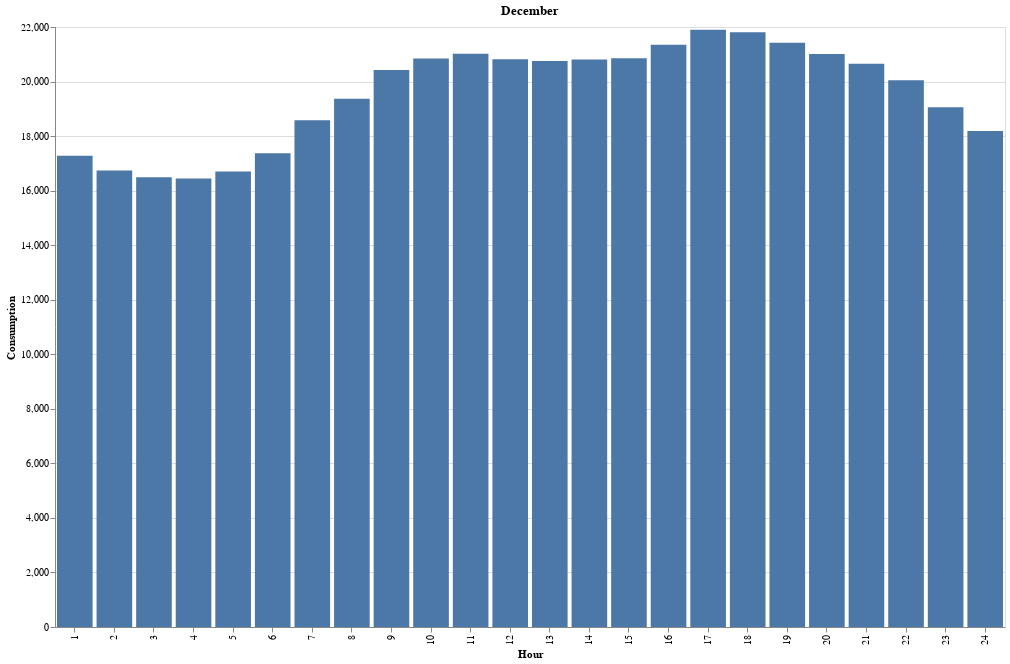
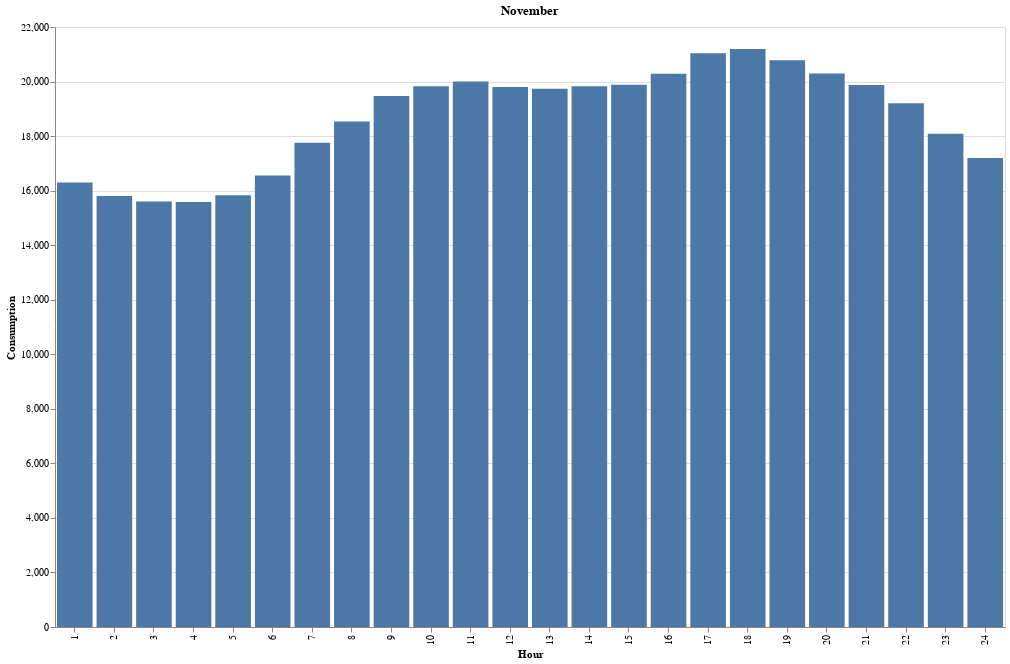
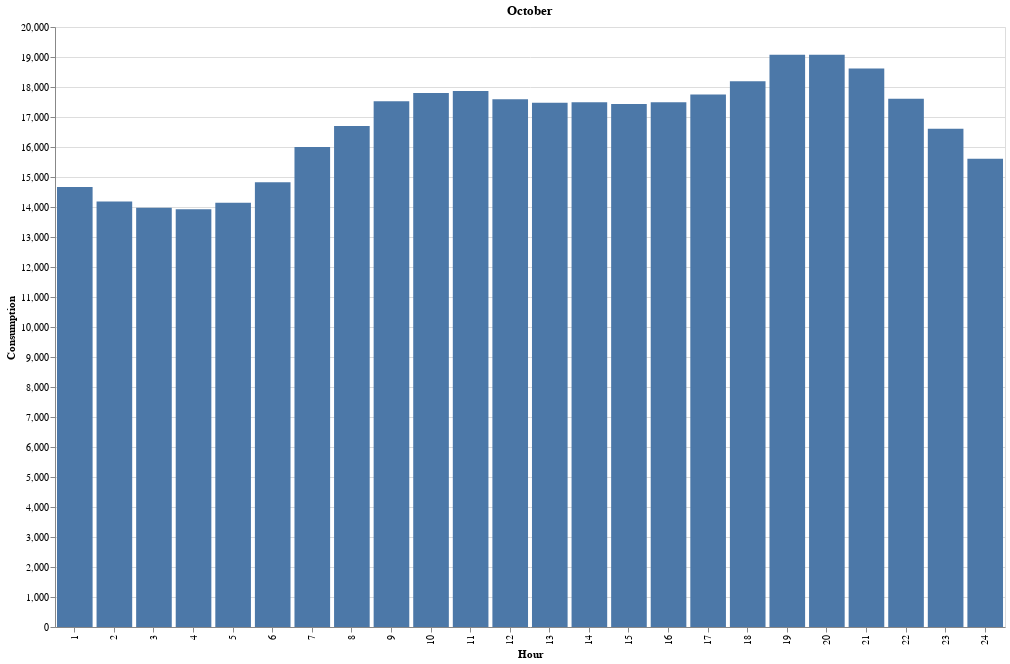
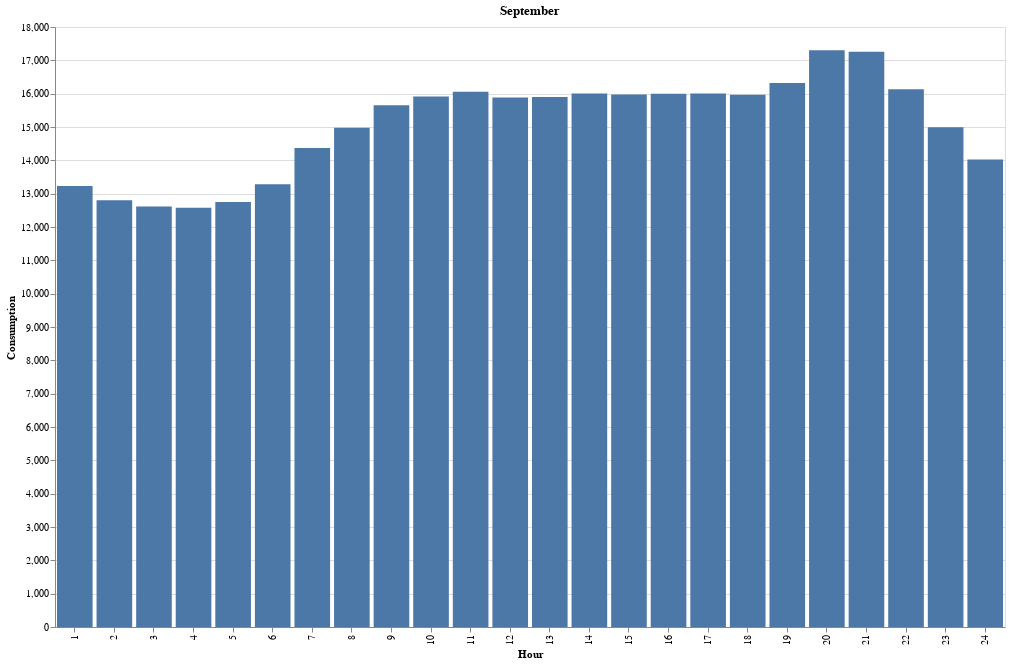

Write notebook code for charts like these, in order.
### Markdown cell above
## Як змінюється споживання електроенергії впродовж доби у розрізі місяців року та пір року?

### Code cell
months = ["January", "February", "March", "April", "May", "June", "July", "August", "September", "October", "November", "December"]
columns = ['Hour', 'Consumption']


for month in range(12, 0, -1):
    hourly_gen_df = pd.DataFrame(columns = columns)
    hourly_rows = []
    for hour in range(24, 0, -1):
        mean = df.loc[(df['hour'] == str(hour)) & (df['month'].str.contains(pat = str(month))), 'CONSUMPTION'].mean()
        row = [hour, mean]
        zipped = zip(columns, row)
        row_dictionary = dict(zipped)
        hourly_rows.append(row_dictionary)
    
    
    hourly_gen_df = hourly_gen_df.append(hourly_rows)

    display(alt.Chart(hourly_gen_df, title=months[month-1]).mark_bar().encode(
    x = alt.X('Hour:O'),
    y = alt.Y('Consumption:Q'),
    
    ).properties(width = 950, height = 600))

### Figure 1 — Vega-Lite specification as saved in the notebook (floating-point values rounded to 4 significant figures)
{"config": {"view": {"continuousWidth": 400, "continuousHeight": 300}}, "data": {"name": "data-1788526e256c6b89f797c3faf1dae608"}, "mark": "bar", "encoding": {"x": {"type": "ordinal", "field": "Hour"}, "y": {"type": "quantitative", "field": "Consumption"}}, "height": 600, "title": "December", "width": 950, "$schema": "https://vega.github.io/schema/vega-lite/v4.8.1.json", "datasets": {"data-1788526e256c6b89f797c3faf1dae608": [{"Hour": 24, "Consumption": 18190.0}, {"Hour": 23, "Consumption": 19050.0}, {"Hour": 22, "Consumption": 20050.0}, {"Hour": 21, "Consumption": 20650.0}, {"Hour": 20, "Consumption": 21010.0}, {"Hour": 19, "Consumption": 21420.0}, {"Hour": 18, "Consumption": 21800.0}, {"Hour": 17, "Consumption": 21900.0}, {"Hour": 16, "Consumption": 21350.0}, {"Hour": 15, "Consumption": 20860.0}, {"Hour": 14, "Consumption": 20810.0}, {"Hour": 13, "Consumption": 20750.0}, {"Hour": 12, "Consumption": 20820.0}, {"Hour": 11, "Consumption": 21020.0}, {"Hour": 10, "Consumption": 20850.0}, {"Hour": 9, "Consumption": 20420.0}, {"Hour": 8, "Consumption": 19370.0}, {"Hour": 7, "Consumption": 18580.0}, {"Hour": 6, "Consumption": 17370.0}, {"Hour": 5, "Consumption": 16700.0}, {"Hour": 4, "Consumption": 16440.0}, {"Hour": 3, "Consumption": 16490.0}, {"Hour": 2, "Consumption": 16730.0}, {"Hour": 1, "Consumption": 17280.0}]}}

### Figure 2 — Vega-Lite specification as saved in the notebook (floating-point values rounded to 4 significant figures)
{"config": {"view": {"continuousWidth": 400, "continuousHeight": 300}}, "data": {"name": "data-9693b5cee7fae217ab51b1abdecf4613"}, "mark": "bar", "encoding": {"x": {"type": "ordinal", "field": "Hour"}, "y": {"type": "quantitative", "field": "Consumption"}}, "height": 600, "title": "November", "width": 950, "$schema": "https://vega.github.io/schema/vega-lite/v4.8.1.json", "datasets": {"data-9693b5cee7fae217ab51b1abdecf4613": [{"Hour": 24, "Consumption": 17190.0}, {"Hour": 23, "Consumption": 18080.0}, {"Hour": 22, "Consumption": 19200.0}, {"Hour": 21, "Consumption": 19880.0}, {"Hour": 20, "Consumption": 20300.0}, {"Hour": 19, "Consumption": 20780.0}, {"Hour": 18, "Consumption": 21190.0}, {"Hour": 17, "Consumption": 21040.0}, {"Hour": 16, "Consumption": 20290.0}, {"Hour": 15, "Consumption": 19880.0}, {"Hour": 14, "Consumption": 19830.0}, {"Hour": 13, "Consumption": 19740.0}, {"Hour": 12, "Consumption": 19800.0}, {"Hour": 11, "Consumption": 20000.0}, {"Hour": 10, "Consumption": 19830.0}, {"Hour": 9, "Consumption": 19470.0}, {"Hour": 8, "Consumption": 18530.0}, {"Hour": 7, "Consumption": 17750.0}, {"Hour": 6, "Consumption": 16560.0}, {"Hour": 5, "Consumption": 15830.0}, {"Hour": 4, "Consumption": 15580.0}, {"Hour": 3, "Consumption": 15600.0}, {"Hour": 2, "Consumption": 15800.0}, {"Hour": 1, "Consumption": 16300.0}]}}

### Figure 3 — Vega-Lite specification as saved in the notebook (floating-point values rounded to 4 significant figures)
{"config": {"view": {"continuousWidth": 400, "continuousHeight": 300}}, "data": {"name": "data-b43b67e629e6865ba65e690cd3898037"}, "mark": "bar", "encoding": {"x": {"type": "ordinal", "field": "Hour"}, "y": {"type": "quantitative", "field": "Consumption"}}, "height": 600, "title": "October", "width": 950, "$schema": "https://vega.github.io/schema/vega-lite/v4.8.1.json", "datasets": {"data-b43b67e629e6865ba65e690cd3898037": [{"Hour": 24, "Consumption": 15610.0}, {"Hour": 23, "Consumption": 16610.0}, {"Hour": 22, "Consumption": 17610.0}, {"Hour": 21, "Consumption": 18620.0}, {"Hour": 20, "Consumption": 19070.0}, {"Hour": 19, "Consumption": 19070.0}, {"Hour": 18, "Consumption": 18200.0}, {"Hour": 17, "Consumption": 17750.0}, {"Hour": 16, "Consumption": 17490.0}, {"Hour": 15, "Consumption": 17440.0}, {"Hour": 14, "Consumption": 17490.0}, {"Hour": 13, "Consumption": 17480.0}, {"Hour": 12, "Consumption": 17590.0}, {"Hour": 11, "Consumption": 17870.0}, {"Hour": 10, "Consumption": 17800.0}, {"Hour": 9, "Consumption": 17530.0}, {"Hour": 8, "Consumption": 16700.0}, {"Hour": 7, "Consumption": 16000.0}, {"Hour": 6, "Consumption": 14830.0}, {"Hour": 5, "Consumption": 14140.0}, {"Hour": 4, "Consumption": 13920.0}, {"Hour": 3, "Consumption": 13970.0}, {"Hour": 2, "Consumption": 14190.0}, {"Hour": 1, "Consumption": 14670.0}]}}

### Figure 4 — Vega-Lite specification as saved in the notebook (floating-point values rounded to 4 significant figures)
{"config": {"view": {"continuousWidth": 400, "continuousHeight": 300}}, "data": {"name": "data-8ccb64b69706375c5d7f1f2d73815b16"}, "mark": "bar", "encoding": {"x": {"type": "ordinal", "field": "Hour"}, "y": {"type": "quantitative", "field": "Consumption"}}, "height": 600, "title": "September", "width": 950, "$schema": "https://vega.github.io/schema/vega-lite/v4.8.1.json", "datasets": {"data-8ccb64b69706375c5d7f1f2d73815b16": [{"Hour": 24, "Consumption": 14020.0}, {"Hour": 23, "Consumption": 14990.0}, {"Hour": 22, "Consumption": 16130.0}, {"Hour": 21, "Consumption": 17260.0}, {"Hour": 20, "Consumption": 17300.0}, {"Hour": 19, "Consumption": 16320.0}, {"Hour": 18, "Consumption": 15970.0}, {"Hour": 17, "Consumption": 16000.0}, {"Hour": 16, "Consumption": 15990.0}, {"Hour": 15, "Consumption": 15980.0}, {"Hour": 14, "Consumption": 16000.0}, {"Hour": 13, "Consumption": 15900.0}, {"Hour": 12, "Consumption": 15890.0}, {"Hour": 11, "Consumption": 16060.0}, {"Hour": 10, "Consumption": 15920.0}, {"Hour": 9, "Consumption": 15650.0}, {"Hour": 8, "Consumption": 14970.0}, {"Hour": 7, "Consumption": 14370.0}, {"Hour": 6, "Consumption": 13290.0}, {"Hour": 5, "Consumption": 12750.0}, {"Hour": 4, "Consumption": 12580.0}, {"Hour": 3, "Consumption": 12620.0}, {"Hour": 2, "Consumption": 12800.0}, {"Hour": 1, "Consumption": 13230.0}]}}
